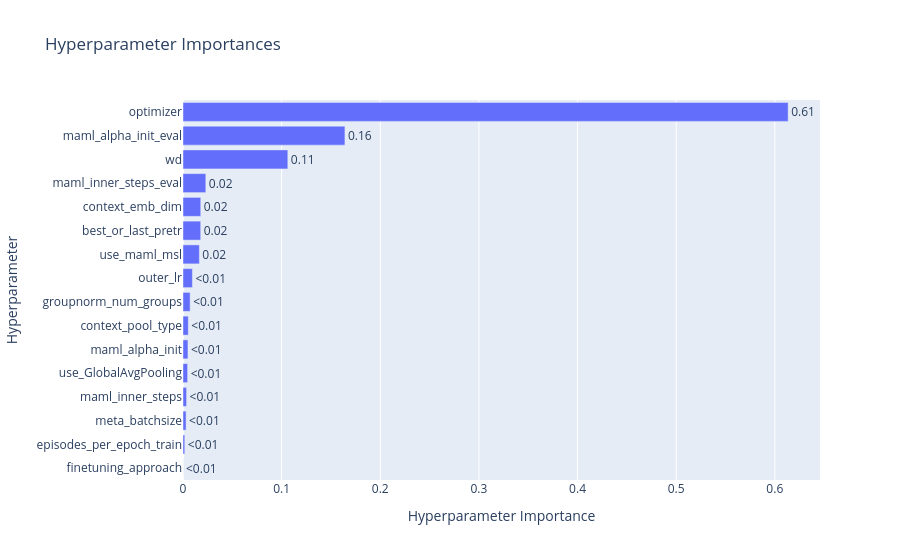

This figure's notebook cell:
### Code cell
# 2. Plot Hyperparameter Importance
try:
    fig_imp = plot_param_importances(study)
    fig_imp.show()
except Exception as e:
    print(f"Could not plot importance (might need more trials): {e}")

### Figure 1 — Plotly figure (JSON) as saved in the notebook; plotly's stock layout.template omitted (floating-point values rounded to 4 significant figures)
{"data": [{"cliponaxis": false, "hovertemplate": ["finetuning_approach (CategoricalDistribution): 0.0<extra></extra>", "episodes_per_epoch_train (CategoricalDistribution): 0.0018008407306684957<extra></extra>", "meta_batchsize (CategoricalDistribution): 0.0031358742253784636<extra></extra>", "maml_inner_steps (CategoricalDistribution): 0.0036254978778343656<extra></extra>", "use_GlobalAvgPooling (CategoricalDistribution): 0.004681559116453814<extra></extra>", "maml_alpha_init (FloatDistribution): 0.0050195504840637424<extra></extra>", "context_pool_type (CategoricalDistribution): 0.005373769659276433<extra></extra>", "groupnorm_num_groups (CategoricalDistribution): 0.0072211093280951264<extra></extra>", "outer_lr (FloatDistribution): 0.009518234930393022<extra></extra>", "use_maml_msl (CategoricalDistribution): 0.016599066903693775<extra></extra>", "best_or_last_pretr (CategoricalDistribution): 0.017929319422385258<extra></extra>", "context_emb_dim (CategoricalDistribution): 0.018002667853792072<extra></extra>", "maml_inner_steps_eval (CategoricalDistribution): 0.023123252186841307<extra></extra>", "wd (FloatDistribution): 0.10627853485038638<extra></extra>", "maml_alpha_init_eval (FloatDistribution): 0.16418083893528976<extra></extra>", "optimizer (CategoricalDistribution): 0.6135098834954482<extra></extra>"], "name": "Objective Value", "orientation": "h", "text": ["<0.01", "<0.01", "<0.01", "<0.01", "<0.01", "<0.01", "<0.01", "<0.01", "<0.01", "0.02", "0.02", "0.02", "0.02", "0.11", "0.16", "0.61"], "textposition": "outside", "type": "bar", "x": [0, 0.001801, 0.003136, 0.003625, 0.004682, 0.00502, 0.005374, 0.007221, 0.009518, 0.0166, 0.01793, 0.018, 0.02312, 0.1063, 0.1642, 0.6135], "y": ["finetuning_approach", "episodes_per_epoch_train", "meta_batchsize", "maml_inner_steps", "use_GlobalAvgPooling", "maml_alpha_init", "context_pool_type", "groupnorm_num_groups", "outer_lr", "use_maml_msl", "best_or_last_pretr", "context_emb_dim", "maml_inner_steps_eval", "wd", "maml_alpha_init_eval", "optimizer"]}], "layout": {"title": {"text": "Hyperparameter Importances"}, "xaxis": {"title": {"text": "Hyperparameter Importance"}}, "yaxis": {"title": {"text": "Hyperparameter"}}}}
